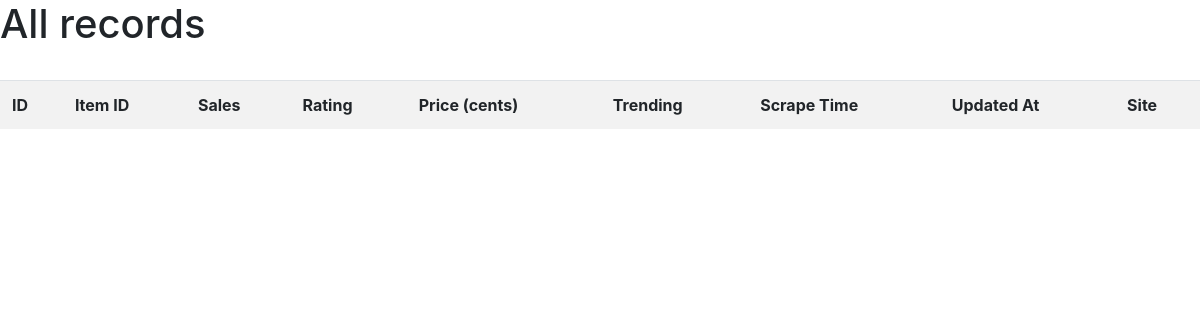
/show/, run on an earlier commit of the app's database.
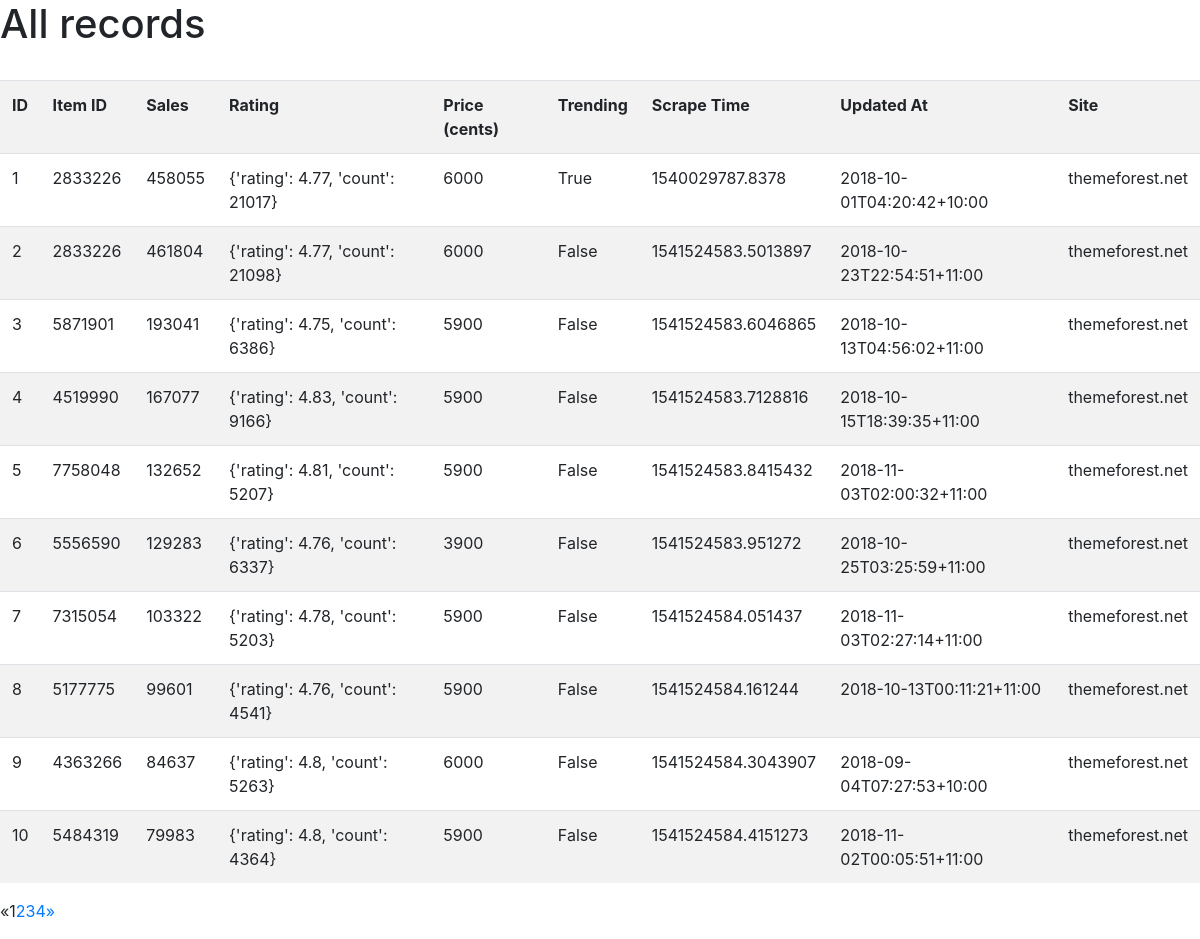
And on a later commit of the database.
### scraper/models.py (models this page shows)
class ProductData(models.Model):
    product_id = models.IntegerField(default=1)
    sales = models.IntegerField()
    rating = models.CharField(max_length=50)
    price_cents = models.IntegerField()
    trending = models.BooleanField()
    scrape_time = models.CharField(max_length=30)
    updated_at = models.CharField(max_length=30)
    site = models.CharField(max_length=30)

### scraper/views.py (the view)
# urls.py: path('show/', scraper_views.ShowRecords),
def ShowRecords(request):
	product_list = ProductData.objects.all()
	page = request.GET.get('page', 1)
	paginator = Paginator(product_list, 10)
	try:
		records = paginator.page(page)
	except PageNotAnInteger:
		records = paginator.page(1)
	except EmptyPage:
		records = paginator.page(paginator.num_pages)
	x = records.number - 3 if records.number > 4 else 1
	y = paginator.num_pages if records.number + 4 > paginator.num_pages else records.number + 4
	page_range = range(x, y)
	return render(request, 'home.html', {
		'records': records,
		'page_range': page_range
	})

### templates/home.html (shortened to what this page needs)
{% extends 'base.html' %}
{% block body %}
<h1>All records</h1>
{{ rows }} <br>
<table class="table table-striped">
    <tr>
        <th>ID</th>
        <th>Item ID</th>
        <th>Sales</th>
        <th>Rating</th>
        <th>Price (cents)</th>
        <th>Trending</th>
        <th>Scrape Time</th>
        <th>Updated At</th>
        <th>Site</th>
    </tr>
{% for record in records %}
    <tr>
        <td>{{record.id}}</td>
        <td>{{record.product_id}}</td>
        <td>{{record.sales}}</td>
        <td>{{record.rating}}</td>
        <td>{{record.price_cents}}</td>
        <td>{{record.trending}}</td>
        <td>{{record.scrape_time}}</td>
        <td>{{record.updated_at}}</td>
        <td>{{record.site}}</td>
    </tr>
{% endfor %}
</table>
{% if records.has_other_pages %}
<ul class="pagination">
    {%  if records.has_previous %}
    <li class="page-item"><a href="?page={{ records.previous_page_number }}">&laquo;</a></li>
    {% else %}
    <li class="page-item disabled"><span>&laquo;</span></li>
    {% endif %}
    {% for i in page_range %}
        {% if records.number == i %}
        <li class="page-item active"><span>{{ i }} <span class="sr-only">(current)</span></span></li>
        {% else %}
        <li class="page-item"><a href="?page={{ i }}">{{ i }}</a></li>
        {% endif %}
    {% endfor %}
    {%  if records.has_next %}
    <li class="page-item"><a href="?page={{ records.next_page_number }}">&raquo;</a></li>
    {% else %}
    <li class="page-item disabled"><span>&raquo;</span></li>
    {% endif %}
</ul>
{% endif %}
{% endblock %}

### templates/base.html (shortened to what this page needs)
<!DOCTYPE html>
<html>
<head>
	<link rel="stylesheet" href="https://stackpath.bootstrapcdn.com/bootstrap/4.1.3/css/bootstrap.min.css">
</head>
<body>
	{% block body %}{% endblock %}
</body>
</html>

What changed in the data, as far as the page shows it:
added ProductData: id "1", product_id "2833226", sales "458055", rating "{'rating': 4.77, 'count': 21017}", price_cents "6000", trending "True", scrape_time "1540029787.8378", updated_at "2018-10-01T04:20:42+10:00", site "themeforest.net"
added ProductData: id "2", product_id "2833226", sales "461804", rating "{'rating': 4.77, 'count': 21098}", price_cents "6000", trending "False", scrape_time "1541524583.5013897", updated_at "2018-10-23T22:54:51+11:00", site "themeforest.net"
added ProductData: id "3", product_id "5871901", sales "193041", rating "{'rating': 4.75, 'count': 6386}", price_cents "5900", trending "False", scrape_time "1541524583.6046865", updated_at "2018-10-13T04:56:02+11:00", site "themeforest.net"
added ProductData: id "4", product_id "4519990", sales "167077", rating "{'rating': 4.83, 'count': 9166}", price_cents "5900", trending "False", scrape_time "1541524583.7128816", updated_at "2018-10-15T18:39:35+11:00", site "themeforest.net"
added ProductData: id "5", product_id "7758048", sales "132652", rating "{'rating': 4.81, 'count': 5207}", price_cents "5900", trending "False", scrape_time "1541524583.8415432", updated_at "2018-11-03T02:00:32+11:00", site "themeforest.net"
added ProductData: id "6", product_id "5556590", sales "129283", rating "{'rating': 4.76, 'count': 6337}", price_cents "3900", trending "False", scrape_time "1541524583.951272", updated_at "2018-10-25T03:25:59+11:00", site "themeforest.net"
added ProductData: id "7", product_id "7315054", sales "103322", rating "{'rating': 4.78, 'count': 5203}", price_cents "5900", trending "False", scrape_time "1541524584.051437", updated_at "2018-11-03T02:27:14+11:00", site "themeforest.net"
added ProductData: id "8", product_id "5177775", sales "99601", rating "{'rating': 4.76, 'count': 4541}", price_cents "5900", trending "False", scrape_time "1541524584.161244", updated_at "2018-10-13T00:11:21+11:00", site "themeforest.net"
added ProductData: id "9", product_id "4363266", sales "84637", rating "{'rating': 4.8, 'count': 5263}", price_cents "6000", trending "False", scrape_time "1541524584.3043907", updated_at "2018-09-04T07:27:53+10:00", site "themeforest.net"
added ProductData: id "10", product_id "5484319", sales "79983", rating "{'rating': 4.8, 'count': 4364}", price_cents "5900", trending "False", scrape_time "1541524584.4151273", updated_at "2018-11-02T00:05:51+11:00", site "themeforest.net"
Also different on the page:
new list line: "1"
new list line: "2"
new list line: "3"
new list line: "4"
